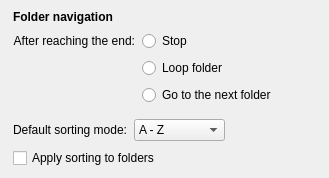
                <widget class="QWidget" name="folderNavGroup" native="true">
                 <property name="accessibleName">
                  <string notr="true">SGroup</string>
                 </property>
                 <layout class="QVBoxLayout" name="verticalLayout_16">
                  <property name="leftMargin">
                   <number>0</number>
                  </property>
                  <property name="topMargin">
                   <number>0</number>
                  </property>
                  <property name="rightMargin">
                   <number>0</number>
                  </property>
                  <property name="bottomMargin">
                   <number>0</number>
                  </property>
                  <item>
                   <layout class="QVBoxLayout" name="verticalLayout_17">
                    <property name="spacing">
                     <number>7</number>
                    </property>
                    <property name="leftMargin">
                     <number>13</number>
                    </property>
                    <property name="topMargin">
                     <number>10</number>
                    </property>
                    <property name="rightMargin">
                     <number>13</number>
                    </property>
                    <property name="bottomMargin">
                     <number>10</number>
                    </property>
                    <item>
                     <layout class="QHBoxLayout" name="horizontalLayout_32">
                      <property name="leftMargin">
                       <number>0</number>
                      </property>
                      <property name="topMargin">
                       <number>0</number>
                      </property>
                      <item>
                       <widget class="QLabel" name="label_30">
                        <property name="font">
                         <font>
                          <bold>true</bold>
                         </font>
                        </property>
                        <property name="text">
                         <string>Folder navigation</string>
                        </property>
                       </widget>
                      </item>
                     </layout>
                    </item>
                    <item>
                     <layout class="QGridLayout" name="gridLayout_5">
                      <property name="leftMargin">
                       <number>0</number>
                      </property>
                      <property name="topMargin">
                       <number>0</number>
                      </property>
                      <property name="rightMargin">
                       <number>0</number>
                      </property>
                      <property name="bottomMargin">
                       <number>0</number>
                      </property>
                      <property name="verticalSpacing">
                       <number>7</number>
                      </property>
                      <item row="0" column="1">
                       <widget class="QRadioButton" name="folderEndNoAction">
                        <property name="text">
                         <string>Stop</string>
                        </property>
                        <property name="checked">
                         <bool>false</bool>
                        </property>
                       </widget>
                      </item>
                      <item row="1" column="1">
                       <widget class="QRadioButton" name="folderEndLoop">
                        <property name="text">
                         <string>Loop folder</string>
                        </property>
                       </widget>
                      </item>
                      <item row="2" column="1">
                       <widget class="QRadioButton" name="folderEndSwitchFolder">
                        <property name="text">
                         <string>Go to the next folder</string>
                        </property>
                       </widget>
                      </item>
                      <item row="0" column="0">
                       <widget class="QLabel" name="label_16">
                        <property name="text">
                         <string>After reaching the end:</string>
                        </property>
                        <property name="alignment">
                         <set>Qt::AlignRight|Qt::AlignTrailing|Qt::AlignVCenter</set>
                        </property>
                       </widget>
                      </item>
                      <item row="0" column="2">
                       <spacer name="horizontalSpacer_25">
                        <property name="orientation">
                         <enum>Qt::Horizontal</enum>
                        </property>
                        <property name="sizeHint" stdset="0">
                         <size>
                          <width>40</width>
                          <height>10</height>
                         </size>
                        </property>
                       </spacer>
                      </item>
                     </layout>
                    </item>
                    <item>
                     <widget class="QWidget" name="widget_7" native="true">
                      <property name="sizePolicy">
                       <sizepolicy hsizetype="Expanding" vsizetype="Preferred">
                        <horstretch>0</horstretch>
                        <verstretch>0</verstretch>
                       </sizepolicy>
                      </property>
                      <property name="accessibleName">
                       <string notr="true">SLine</string>
                      </property>
                     </widget>
                    </item>
                    <item>
                     <layout class="QHBoxLayout" name="horizontalLayout_33">
                      <property name="leftMargin">
                       <number>0</number>
                      </property>
                      <property name="topMargin">
                       <number>0</number>
                      </property>
                      <property name="rightMargin">
                       <number>0</number>
                      </property>
                      <property name="bottomMargin">
                       <number>0</number>
                      </property>
                      <item>
                       <widget class="QLabel" name="label_6">
                        <property name="text">
                         <string>Default sorting mode:</string>
                        </property>
                        <property name="alignment">
                         <set>Qt::AlignRight|Qt::AlignTrailing|Qt::AlignVCenter</set>
                        </property>
                       </widget>
                      </item>
                      <item>
                       <widget class="QComboBox" name="sortingComboBox">
                        <property name="sizePolicy">
                         <sizepolicy hsizetype="Minimum" vsizetype="Minimum">
                          <horstretch>0</horstretch>
                          <verstretch>0</verstretch>
                         </sizepolicy>
                        </property>
                        <item>
                         <property name="text">
                          <string>A - Z</string>
                         </property>
                        </item>
                        <item>
                         <property name="text">
                          <string>Z - A</string>
                         </property>
                        </item>
                        <item>
                         <property name="text">
                          <string>Size</string>
                         </property>
                        </item>
                        <item>
                         <property name="text">
                          <string>Size (desc)</string>
                         </property>
                        </item>
                        <item>
                         <property name="text">
                          <string>Oldest</string>
                         </property>
                        </item>
                        <item>
                         <property name="text">
                          <string>Newest</string>
                         </property>
                        </item>
                       </widget>
                      </item>
                      <item>
                       <spacer name="horizontalSpacer_15">
                        <property name="orientation">
                         <enum>Qt::Horizontal</enum>
                        </property>
                        <property name="sizeHint" stdset="0">
                         <size>
                          <width>40</width>
                          <height>20</height>
                         </size>
                        </property>
                       </spacer>
                      </item>
                     </layout>
                    </item>
                    <item>
                     <widget class="QCheckBox" name="sortFoldersCheckBox">
                      <property name="text">
                       <string>Apply sorting to folders</string>
                      </property>
                     </widget>
                    </item>
                   </layout>
                  </item>
                 </layout>
                </widget>
